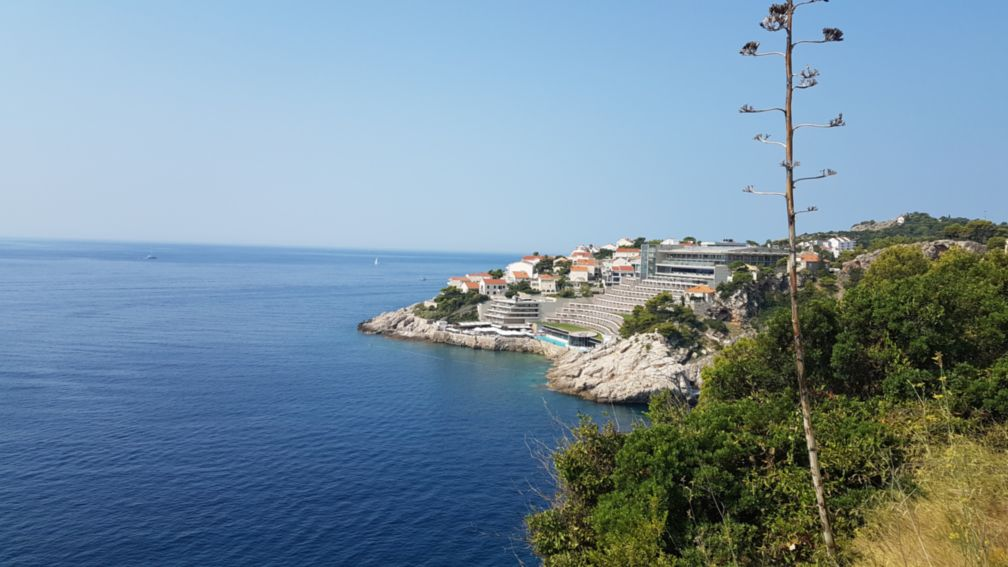
//> input picture sygały/l1/connected.jpg, 1008 x 567 px
$ ./l1   (built with g++ and OpenCV 4)
//> lines starting //> are read from the running program, lines starting //| are printed output that depends on the picture
// l1.cpp : Ten plik zawiera funkcję „main”. W nim rozpoczyna się i kończy wykonywanie programu.
//

#include "pch.h"
#include <opencv2/core.hpp>
#include <opencv2/imgcodecs.hpp>
#include <opencv2/highgui.hpp>
#include <opencv2/imgproc/imgproc.hpp>
#include <iostream>
using namespace cv;
using namespace std;
int main(int argc, char** argv)
{
	String imageName("..\\connected.jpg");
	if (argc > 1)
	{
		imageName = argv[1];
	}
	Mat image;
	image = imread(samples::findFile(imageName), IMREAD_COLOR);
//> image is the input picture: 567 rows x 1008 cols, CV_8UC3; mean B, G, R 156.8, 141.2, 117.2
	if (image.empty())
	{
		cout << "Could not open or find the image" << std::endl;
		return -1;
	}
	namedWindow("Display window", WINDOW_AUTOSIZE);
	imshow("Display window", image);
	Vec3b color;
	for (int y = 0; y < image.rows; y++)
	{
		for (int x = 0; x < image.cols; x++)
		{
			color = image.at<Vec3b>(Point(x, y));
			if (color[0] < 20)
			{
				color[0] = 0;
			}
			else if (color[0] <= 220)
			{
				color[0] -= 20;
			}
			else
			{
				color[0] = 255;
			}
			image.at<Vec3b>(Point(x, y)) = color;
		}
	}
//> this loop made 567 passes
//> color on passes 1 to 3: [194, 166, 118], [194, 166, 118], [194, 166, 118]
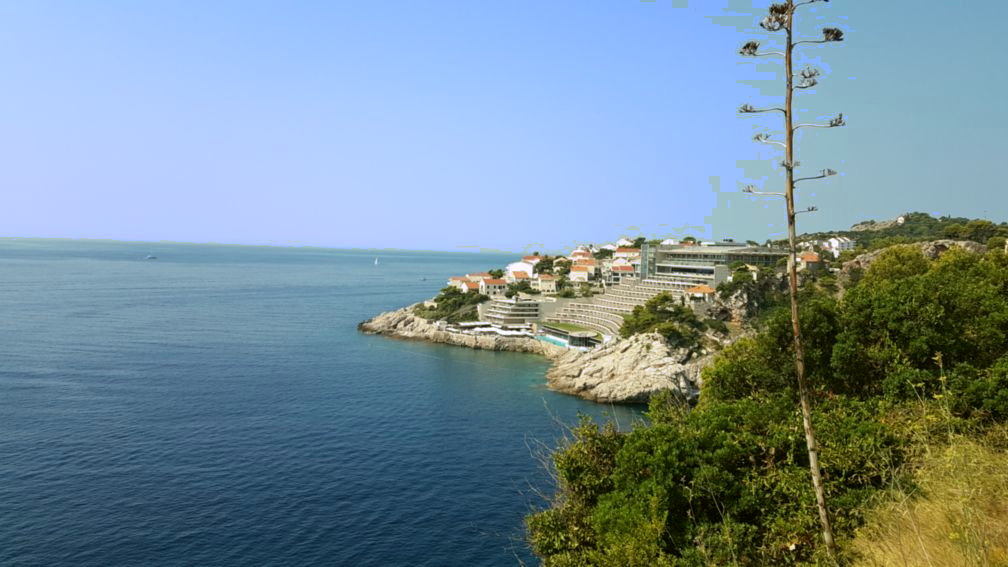
//> image: 567 rows x 1008 cols, CV_8UC3; mean B, G, R 152.6, 141.2, 117.2
//> after the loop, color = [10, 92, 110]
	namedWindow("Display window2", WINDOW_AUTOSIZE);
	imshow("Display window2", image);
	Mat greyImg;
	cvtColor(image, greyImg, COLOR_BGR2GRAY);
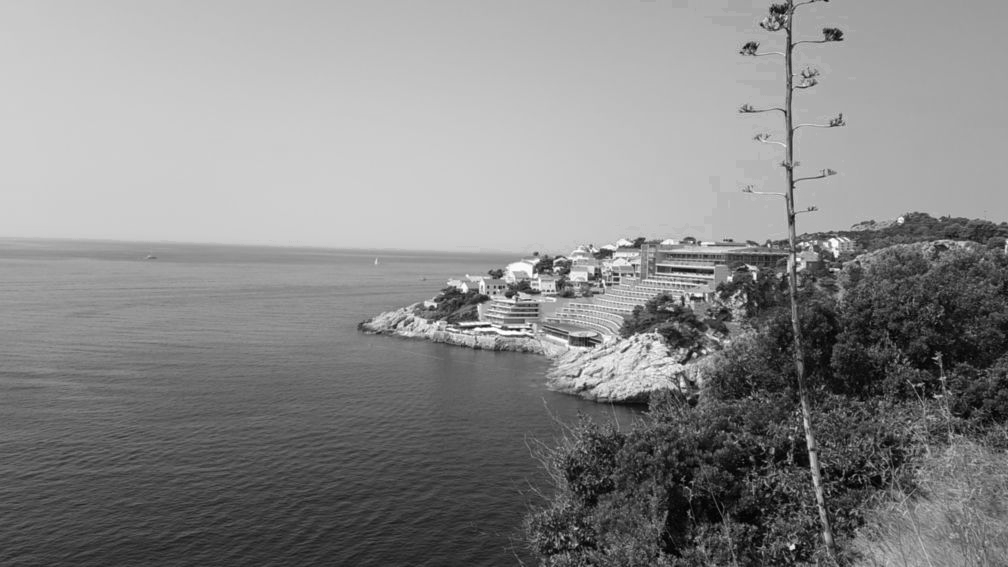
//> greyImg: 567 rows x 1008 cols, CV_8UC1; min 0, max 255, mean 135.4
	namedWindow("Display window3", WINDOW_AUTOSIZE);
	imshow("Display window3", greyImg);
	waitKey(0);
	return 0;
}

// Uruchomienie programu: Ctrl + F5 lub menu Debugowanie > Uruchom bez debugowania
// Debugowanie programu: F5 lub menu Debugowanie > Rozpocznij debugowanie

// Porady dotyczące rozpoczynania pracy:
//   1. Użyj okna Eksploratora rozwiązań, aby dodać pliki i zarządzać nimi
//   2. Użyj okna programu Team Explorer, aby nawiązać połączenie z kontrolą źródła
//   3. Użyj okna Dane wyjściowe, aby sprawdzić dane wyjściowe kompilacji i inne komunikaty
//   4. Użyj okna Lista błędów, aby zobaczyć błędy
//   5. Wybierz pozycję Projekt > Dodaj nowy element, aby utworzyć nowe pliki kodu, lub wybierz pozycję Projekt > Dodaj istniejący element, aby dodać istniejące pliku kodu do projektu
//   6. Aby w przyszłości ponownie otworzyć ten projekt, przejdź do pozycji Plik > Otwórz > Projekt i wybierz plik sln
